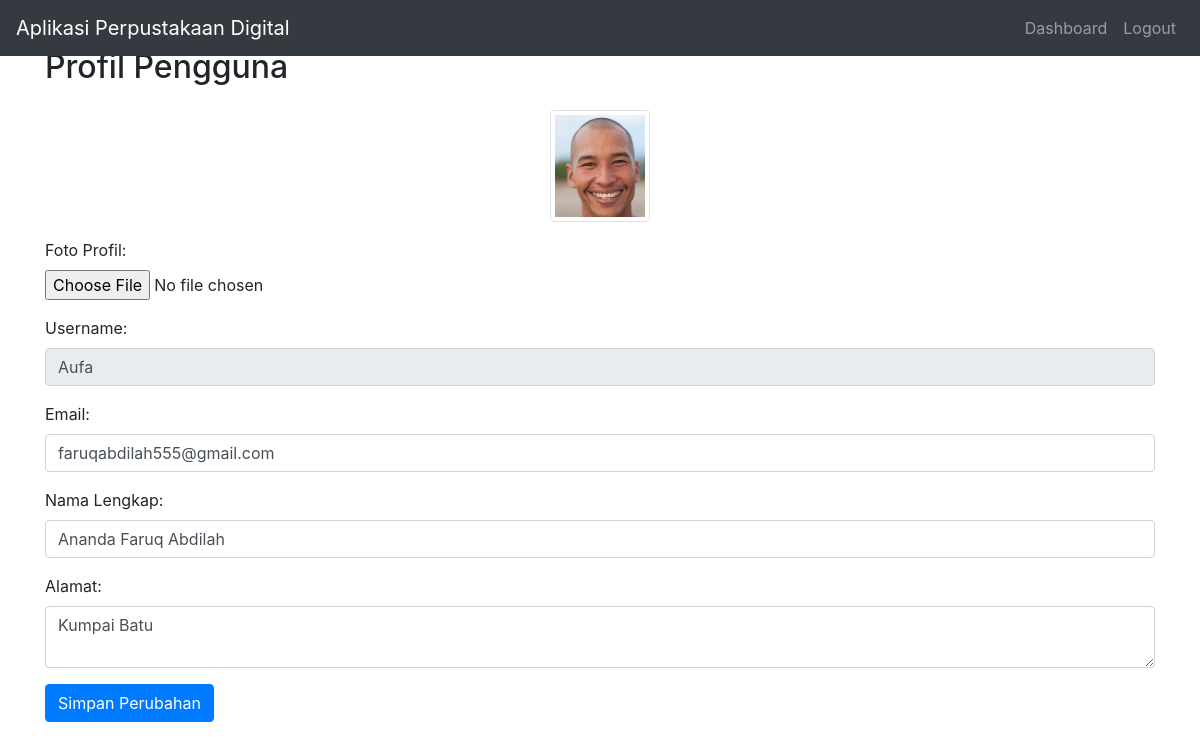
The page /profile.php (signed in) on the database its author committed.
### tables this page shows
CREATE TABLE `user` (
  `UserID` int(11) NOT NULL,
  `Username` varchar(255) DEFAULT NULL,
  `Password` varchar(255) DEFAULT NULL,
  `Email` varchar(255) DEFAULT NULL,
  `NamaLengkap` varchar(255) DEFAULT NULL,
  `Alamat` text DEFAULT NULL,
  `img` varchar(255) DEFAULT NULL,
  `role` enum('administrator','petugas','peminjam') NOT NULL DEFAULT 'peminjam'
);

### profile.php (the view, shortened to what this page needs)
<?php
include 'koneksi.php';
$username = $_SESSION['username'];
$query = "SELECT * FROM user WHERE Username='$username'";
$result = $conn->query($query);
if ($result && $result->num_rows > 0) {
    $row = $result->fetch_assoc();
} else {
    echo "User not found!";
    exit;
}
?>
<!DOCTYPE html>
<html lang="en">
<head>
    <link href="https://stackpath.bootstrapcdn.com/bootstrap/4.5.2/css/bootstrap.min.css" rel="stylesheet">
</head>
<body>
    <nav class="navbar navbar-expand-lg navbar-dark bg-dark fixed-top">
        <a class="navbar-brand" href="#">Aplikasi Perpustakaan Digital</a>
        <div class="collapse navbar-collapse" id="navbarNav">
            <ul class="navbar-nav ml-auto">
                <li class="nav-item">
                    <a class="nav-link" href="dashboard.php">Dashboard</a>
                </li>
                <li class="nav-item">
                    <a class="nav-link" href="logout.php">Logout</a>
                </li>
            </ul>
        </div>
    </nav>
    <div class="container mt-5">
        <h2 class="mb-4">Profil Pengguna</h2>
        <div class="text-center mb-3">
            <img src="<?php echo isset($row['img']) ? $row['img'] : 'placeholder.jpg'; ?>" class="img-thumbnail" style="max-width: 100px;" alt="Foto Profil">
        </div>
        <form method="post" enctype="multipart/form-data">
            <div class="form-group">
                <label for="foto">Foto Profil:</label>
                <input type="file" class="form-control-file" id="foto" name="foto">
            </div>
            <div class="form-group">
                <label for="username">Username:</label>
                <input type="text" class="form-control" id="username" value="<?php echo $row['Username']; ?>" readonly>
            </div>
            <div class="form-group">
                <label for="email">Email:</label>
                <input type="email" class="form-control" id="email" name="email" value="<?php echo $row['Email']; ?>">
            </div>
            <div class="form-group">
                <label for="nama_lengkap">Nama Lengkap:</label>
                <input type="text" class="form-control" id="nama_lengkap" name="nama_lengkap" value="<?php echo $row['NamaLengkap']; ?>">
            </div>
            <div class="form-group">
                <label for="alamat">Alamat:</label>
                <textarea class="form-control" id="alamat" name="alamat"><?php echo $row['Alamat']; ?></textarea>
            </div>
            <button type="submit" class="btn btn-primary">Simpan Perubahan</button>
        </form>
    </div>
</body>
</html>

### rows shown on the page
user: img (picture), Username "Aufa", email "faruqabdilah555@gmail.com", nama_lengkap "Ananda Faruq Abdilah", alamat "Kumpai Batu"
